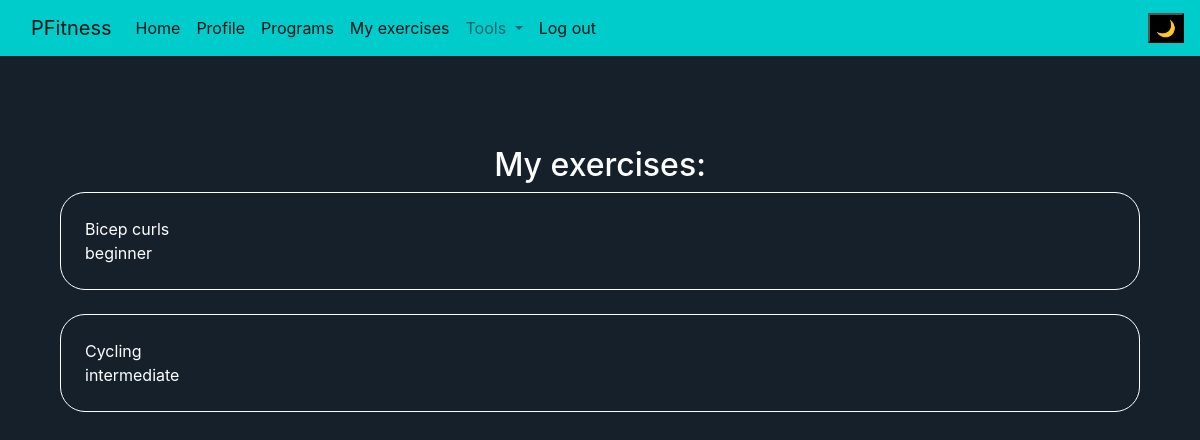
The app's page /my_exercises (signed in) with its own data.
### pfitness/models.py (models this page shows, shortened)
class Excercise(models.Model):
    name = models.CharField(max_length=32)
    level = models.CharField(max_length=16)
    sets = models.IntegerField()
    reps = models.IntegerField()
    description = models.CharField(max_length=255)
    excercise_type = models.CharField(max_length=16)
    body_part = models.CharField(max_length=32)

### pfitness/views.py (the view)
# urls.py: path("my_exercises", views.exercise_list, name="exercise_list"),
@login_required
def exercise_list(request):
    try:
        exlist = ExcerciseList.objects.get(user=request.user)
        exercises = exlist.exercise_list.all()
    except ExcerciseList.DoesNotExist:
        exercises = None
    return render(request, "pfitness/exerciseList.html", {
        "exercises": exercises
    })

### pfitness/templates/pfitness/exerciseList.html (shortened to what this page needs)
{% extends "pfitness/layout.html" %}
{% load static %}
{% block body %}
<div class="container text-center">
    <h2>My exercises:</h2>
</div>
<div class="container">
    {% if exercises %}
    <ul class="list-group" id="notelist">
        {% for ex in exercises %}
            <div class="mb-4 p-4"style="border:thin solid; border-radius: 25px;" id="record" data-name="{{ex.name}}">
                <text>
                    {{ex.name}}
                    <br>
                    {{ex.level}}
                </text>
            </div>
        {% endfor %}
    </ul>
    {% else %}
    <div class="container text-center">
        <h3>Your exercise list is empty! If you want to add some click the button down!</h3>
        <a href="{% url 'exercises' %}" class="btn btn-success"  role="button">View exercises!</a>
    </div>
    {% endif %}
</div>
{% endblock %}

### pfitness/static/pfitness/styles.css (style rules this page uses)
body { background-color:rgb(21, 32, 43); color: white; }

### records on screen
Excercise: name "Bicep curls", level "beginner"
Excercise: name "Cycling", level "intermediate"
